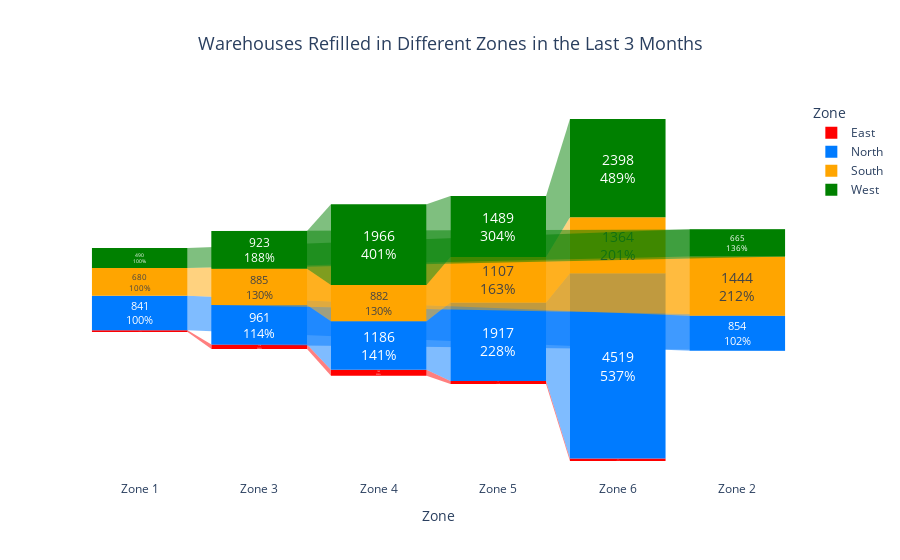

Notebook code for this chart:
### Code cell
import plotly.express as px

# Create the funnel chart
fig = px.funnel(refill_df, x="WareHouse Zone", y="# of WareHouses refilled in last 3 months", color="Zone",
                title="Warehouses Refilled in Different Zones in the Last 3 Months",
                color_discrete_sequence=["#FF0000", "#007BFF", "#FFA500", "#008000"])

# Customization options
fig.update_traces(textinfo="value+percent initial", textfont=dict(size=14), textposition="inside")  # Show value and percent labels inside funnel sections
fig.update_layout(title_font_size=18, title_x=0.5)  # Adjust title size and position
fig.update_layout(plot_bgcolor="white")  # Set a white background
fig.update_xaxes(title="Zone")  # Customize the x-axis label
fig.update_yaxes(title="Number of Warehouses Refilled", showgrid=True, gridcolor="lightgray")  # Customize the y-axis label and gridlines

# Show the chart
fig.show()

### Figure 1 — Plotly figure (JSON) as saved in the notebook; plotly's stock layout.template omitted (floating-point values rounded to 4 significant figures)
{"data": [{"hovertemplate": "Zone=East<br>WareHouse Zone=%{x}<br># of WareHouses refilled in last 3 months=%{y}<extra></extra>", "legendgroup": "East", "marker": {"color": "#FF0000"}, "name": "East", "orientation": "v", "showlegend": true, "textfont": {"size": 14}, "textinfo": "value+percent initial", "textposition": "inside", "type": "funnel", "x": ["Zone 1", "Zone 3", "Zone 4", "Zone 5", "Zone 6"], "xaxis": "x", "y": [43, 112, 142, 74, 58], "yaxis": "y"}, {"hovertemplate": "Zone=North<br>WareHouse Zone=%{x}<br># of WareHouses refilled in last 3 months=%{y}<extra></extra>", "legendgroup": "North", "marker": {"color": "#007BFF"}, "name": "North", "orientation": "v", "showlegend": true, "textfont": {"size": 14}, "textinfo": "value+percent initial", "textposition": "inside", "type": "funnel", "x": ["Zone 1", "Zone 2", "Zone 3", "Zone 4", "Zone 5", "Zone 6"], "xaxis": "x", "y": [841, 854, 961, 1186, 1917, 4519], "yaxis": "y"}, {"hovertemplate": "Zone=South<br>WareHouse Zone=%{x}<br># of WareHouses refilled in last 3 months=%{y}<extra></extra>", "legendgroup": "South", "marker": {"color": "#FFA500"}, "name": "South", "orientation": "v", "showlegend": true, "textfont": {"size": 14}, "textinfo": "value+percent initial", "textposition": "inside", "type": "funnel", "x": ["Zone 1", "Zone 2", "Zone 3", "Zone 4", "Zone 5", "Zone 6"], "xaxis": "x", "y": [680, 1444, 885, 882, 1107, 1364], "yaxis": "y"}, {"hovertemplate": "Zone=West<br>WareHouse Zone=%{x}<br># of WareHouses refilled in last 3 months=%{y}<extra></extra>", "legendgroup": "West", "marker": {"color": "#008000"}, "name": "West", "orientation": "v", "showlegend": true, "textfont": {"size": 14}, "textinfo": "value+percent initial", "textposition": "inside", "type": "funnel", "x": ["Zone 1", "Zone 2", "Zone 3", "Zone 4", "Zone 5", "Zone 6"], "xaxis": "x", "y": [490, 665, 923, 1966, 1489, 2398], "yaxis": "y"}], "layout": {"legend": {"title": {"text": "Zone"}, "tracegroupgap": 0}, "plot_bgcolor": "white", "title": {"font": {"size": 18}, "text": "Warehouses Refilled in Different Zones in the Last 3 Months", "x": 0.5}, "xaxis": {"anchor": "y", "domain": [0, 1], "title": {"text": "Zone"}}, "yaxis": {"anchor": "x", "domain": [0, 1], "gridcolor": "lightgray", "showgrid": true, "title": {"text": "Number of Warehouses Refilled"}}}}
